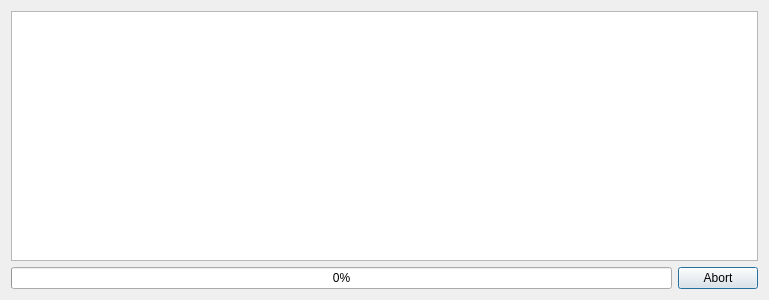
<?xml version="1.0" encoding="UTF-8"?>
<ui version="4.0">
 <class>AProgressInfo</class>
 <widget class="QDialog" name="AProgressInfo">
  <property name="geometry">
   <rect>
    <x>0</x>
    <y>0</y>
    <width>769</width>
    <height>300</height>
   </rect>
  </property>
  <property name="windowTitle">
   <string>Progress</string>
  </property>
  <layout class="QVBoxLayout" name="verticalLayout">
   <item>
    <widget class="ATextEdit" name="updateStatusReport">
     <property name="accessibleName">
      <string>Progress Log</string>
     </property>
     <property name="tabChangesFocus">
      <bool>true</bool>
     </property>
     <property name="readOnly">
      <bool>true</bool>
     </property>
     <property name="textInteractionFlags">
      <set>Qt::TextSelectableByKeyboard|Qt::TextSelectableByMouse</set>
     </property>
    </widget>
   </item>
   <item>
    <layout class="QHBoxLayout" name="horizontalLayout">
     <item>
      <widget class="AProgressBar" name="progressBar">
       <property name="accessibleName">
        <string>Progress</string>
       </property>
       <property name="value">
        <number>0</number>
       </property>
      </widget>
     </item>
     <item>
      <widget class="APushButton" name="pushButton">
       <property name="accessibleName">
        <string>Abort</string>
       </property>
       <property name="text">
        <string>Abort</string>
       </property>
      </widget>
     </item>
    </layout>
   </item>
  </layout>
 </widget>
 <resources/>
 <connections/>
 <customwidgets>
  <customwidget>
   <class>AProgressBar</class>
   <extends>QProgressBar</extends>
   <header>../Lib/aprogressbar.h</header>
  </customwidget>
  <customwidget>
   <class>APushButton</class>
   <extends>QPushButton</extends>
   <header>../Lib/apushbutton.h</header>
  </customwidget>
  <customwidget>
   <class>ATextEdit</class>
   <extends>QPlainTextEdit</extends>
   <header>../Lib/atextedit.h</header>
  </customwidget>
 </customwidgets>
</ui>
